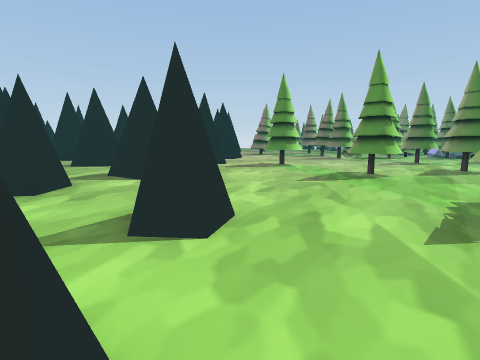
view 1 (above)

24 first-person views from a walk through a Unity game level. The camera is 1.3 m above the floor, tilts 8° down and sees 80° across. The floor is counted in squares, 1 m on a side. Each view is taken from the middle of a square. On the plan, view 1 faces up. The plan holds only what a view shows up to about 13 squares ahead; the rest is blank. The place goes on beyond the plan. The player character is not drawn. Some animated figures are not drawn.

view 2
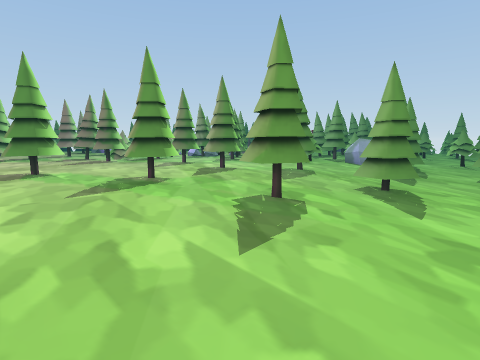

view 3
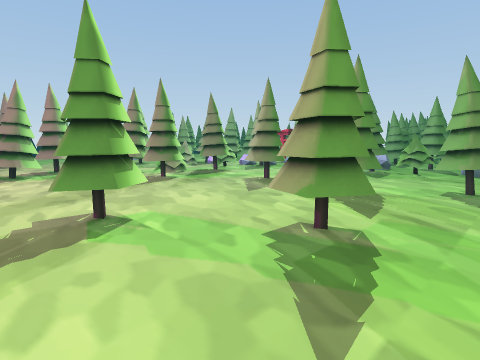

view 4
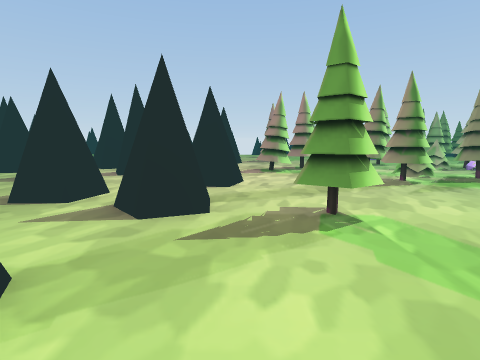

view 5
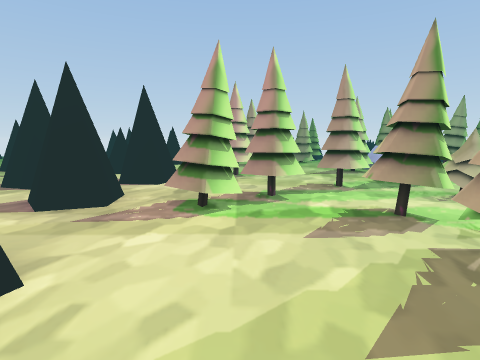

view 6
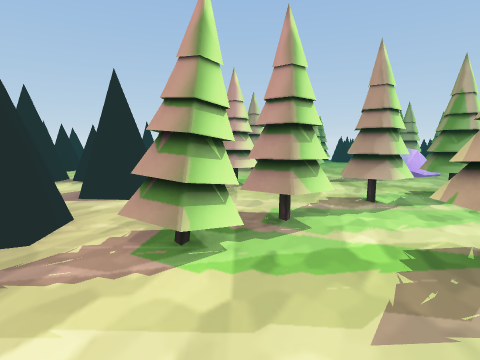

view 7
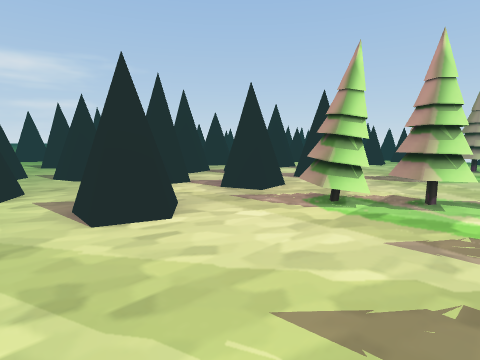

view 8
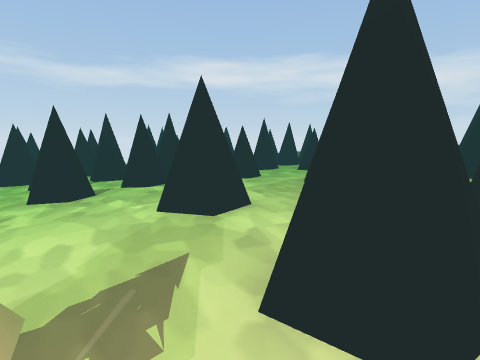

view 9
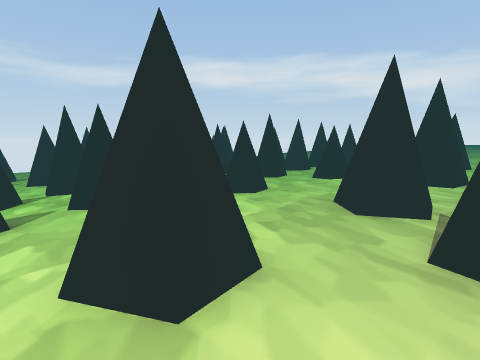

view 10
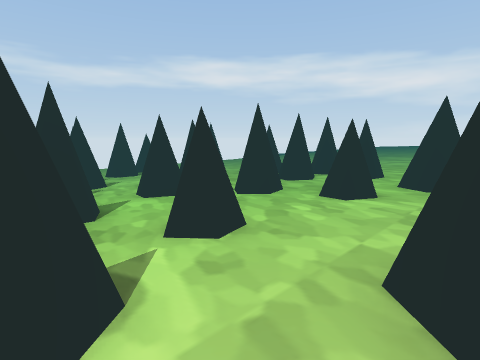

view 11
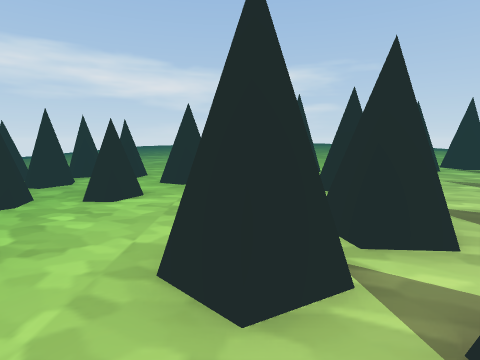

view 12
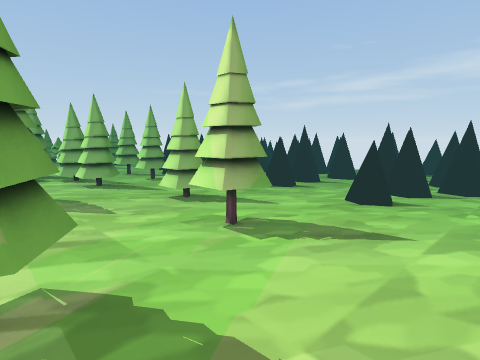

view 13
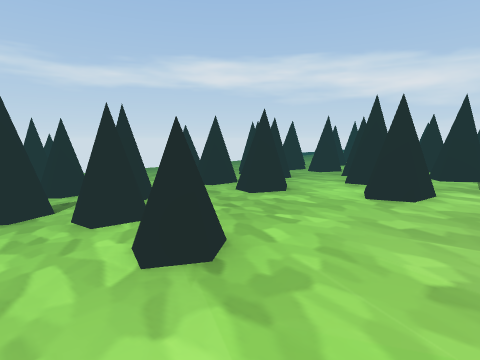

view 14
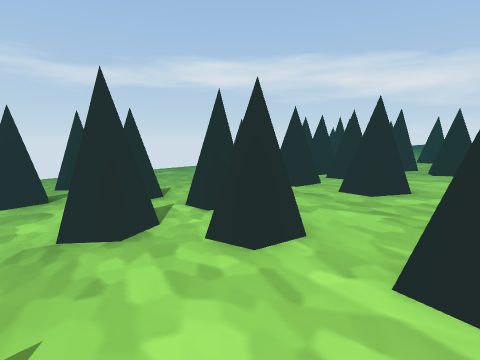

view 15
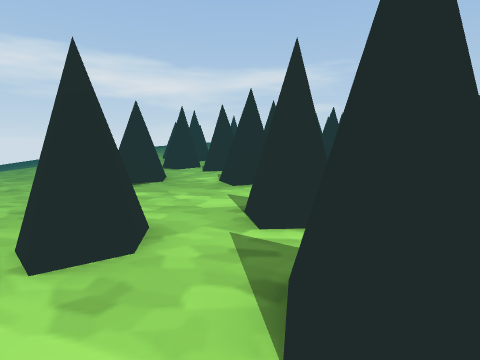

view 16
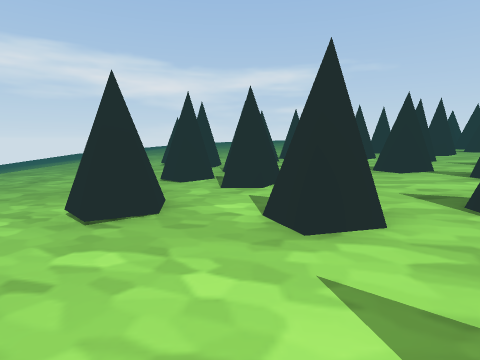

view 17
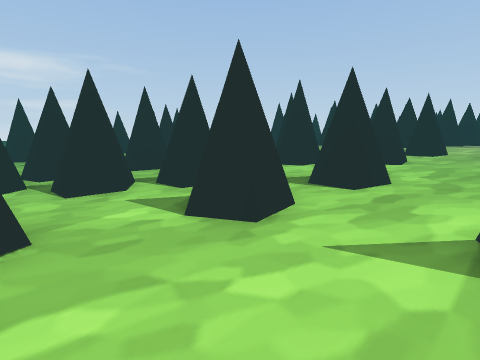

view 18
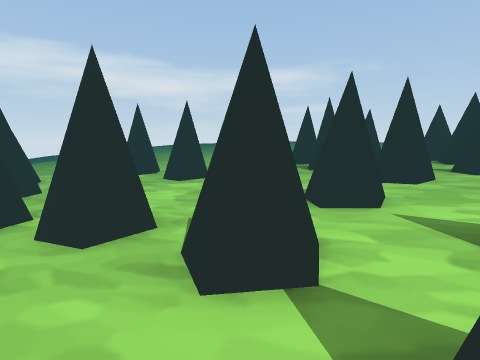

view 19
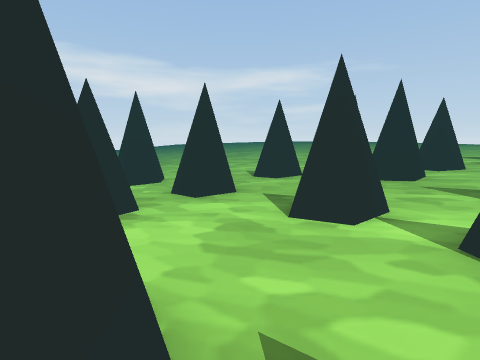

view 20
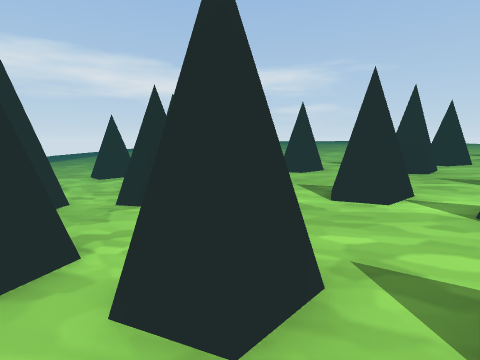

view 21
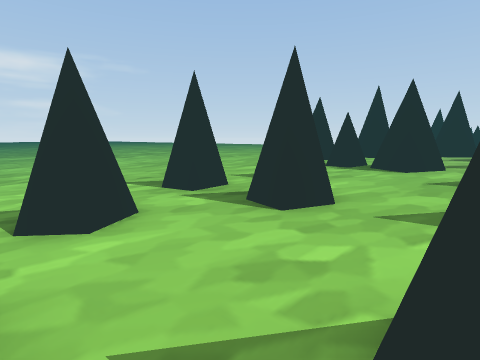

view 22
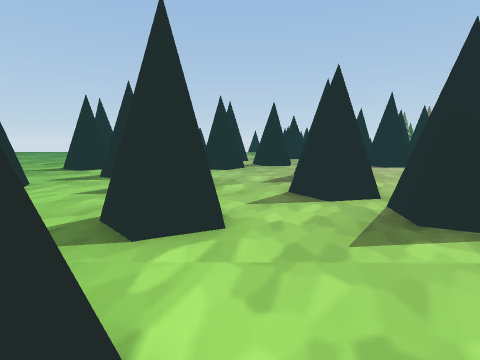

view 23
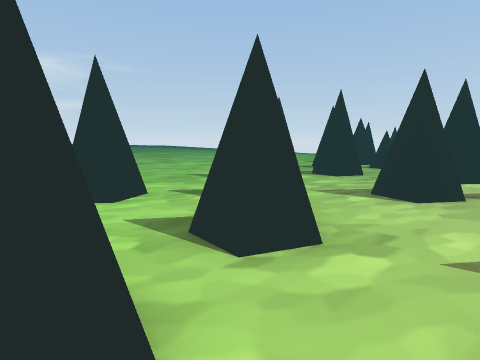

view 24
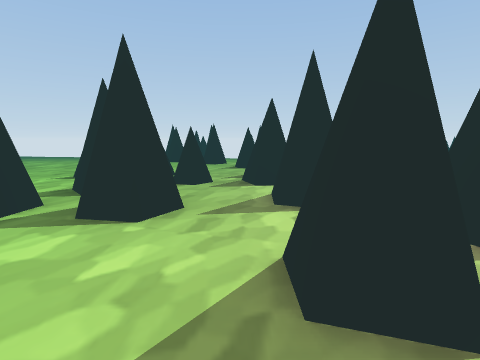

### Floor plan
Key: @ floor where view 1 was taken; # wall or solid block; x gap in a wall; . main floor; : floor 0.25 m higher than the main floor; - floor 0.25 m lower than the main floor; _ floor 0.5 m lower than the main floor; < floor 0.75 m lower than the main floor; ( floor 1 m lower than the main floor; / step, stairs or slope; = window, fence, low wall or low ledge; T pine tree; R rock.
Columns run from 16 left of view 1 to 9 right of it. Each row starts with its distance up from view 1.
 26    .##            TT    RR
 25    ..          .. .. ..T R
 24    ..          .. .  .TT--
 23    ..       ##  . T. .----
 22   #xx#    =##=. .TT...---
 21  ##..x       ..##....T-TT
 20  #...#     .##.##...TT-T-
 19 ## ..##    ###....TT.T-TTT
 18 ###..=.   ##.###.TTT.---T
 17 .......##  .##.#.TT.TT---
 16 #....####  .##......-TTTTT
 15 #:...##...#=.  .....-TT-T-
 14 ..........=....#....-T----
 13 ..##....##.........----TT-
 12 ...# ...##..#x##...----TT-
 11 ##..##..x..:..##.TT-------
 10 ##......#=x#=....TT----T--
  9  .......=#........--T--TT-
  8 .. ..#=..##..##...-TT----T
  7 =. #.........##..---T---TT
  6 =###--------#------------T
  5 -----#-----=#-------TT----
  4 ##-------#=----#----TT-TT_
  3 ##----------.#------___TT_
  2 --.--##---##---___________
  1 __#=___=__##__-#_________
  0 _______##___##__@___#____
 -1 #____#/_____##________<<#
 -2 #____#/__=#_______<<<<<<#
 -3 __//_______<<<<#<<<<#<<<<
 -4    #<<<<##<<_<<<<<<<<=<<
 -5 <<<=#<<<##<<#x##<<##<#<<
 -6 ##<<##<<x< #<<##<<//((((
 -7 ##<<<<<<#=##<<<<(((((((
 -8  <<<<<(((##((((((((##((
 -9 =((( #   ##((##((((x(((

Where each view was taken, in squares from view 1:
view 1: 0 up, 0 right, facing up
view 2: 1 up, 0 right, facing up-right
view 3: 6 up, 0 right, facing up-right
view 4: 6 up, 0 right, facing up
view 5: 12 up, 2 right, facing up
view 6: 14 up, 2 right, facing up
view 7: 12 up, 4 right, facing up-left
view 8: 12 up, 1 right, facing down-left
view 9: 10 up, 1 left, facing down-left
view 10: 8 up, 4 left, facing down-left
view 11: 8 up, 4 left, facing left
view 12: 8 up, 1 right, facing down-right
view 13: 3 up, 6 right, facing down-left
view 14: 0 up, 7 right, facing down-left
view 15: 6 down, 7 right, facing left
view 16: 7 down, 3 right, facing left
view 17: 9 down, 2 right, facing up-left
view 18: 2 down, 3 left, facing left
view 19: 3 down, 6 left, facing left
view 20: 4 down, 5 left, facing left
view 21: 3 down, 11 left, facing up-left
view 22: 4 up, 10 left, facing up
view 23: 8 up, 9 left, facing up-left
view 24: 13 up, 12 left, facing up
